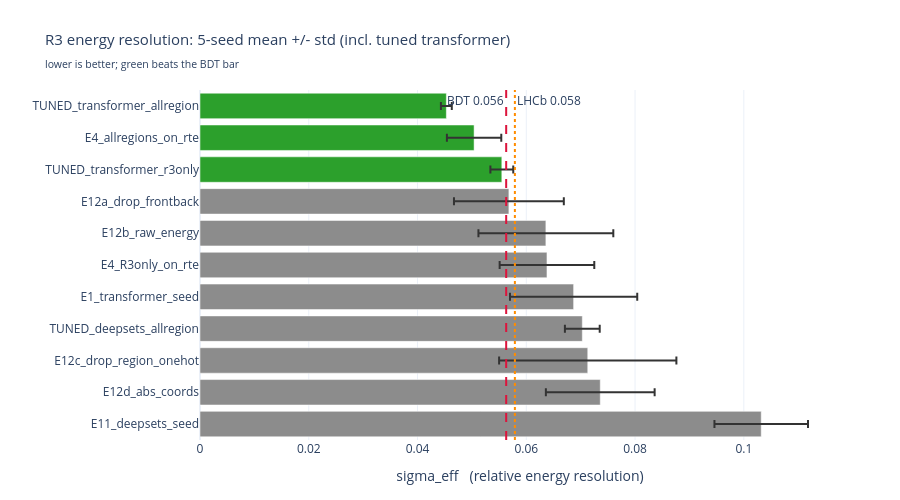

This figure's notebook cell:
### Markdown cell above
## Resolution comparison (interactive)

5-seed mean +/- std per experiment (lower is better). Green bars beat the BDT bar; the dashed and dotted lines mark the BDT and LHCb `total_energy` references. Saved to `reports/resolution_5seed.html` (interactive) and `.png`.

### Code cell
import json
import plotly.graph_objects as go
from pathlib import Path

repo = Path.cwd().resolve()
if repo.name == "notebooks":
    repo = repo.parent
rob = json.loads((repo / "reports" / "robustness.json").read_text())
full = json.loads((repo / "reports" / "experiment-results_gpu.json").read_text())["results"]

data = list(rob["robust"].items()) + [("E4_" + k, v) for k, v in rob["controlled_E4"].items()]
tuned = json.loads((repo / "reports" / "tuned_3x3_allregion.json").read_text())["tuned_transformer"]
abl = json.loads((repo / "reports" / "tuned_ablation.json").read_text())["ablation"]
data += [("TUNED_transformer_allregion", tuned),
         ("TUNED_transformer_r3only", abl["B_transformer_r3only"]),
         ("TUNED_deepsets_allregion", abl["C_deepsets_allregion"])]
data.sort(key=lambda kv: kv[1]["mean"])
labels = [k for k, _ in data]
means = [v["mean"] for _, v in data]
stds = [v["std"] for _, v in data]
bdt = full["E0b_BDT"]["sigma_eff"]
te = full["E0_B2_total_energy_calib"]["sigma_eff"]
colors = ["#2ca02c" if m < bdt else "#8c8c8c" for m in means]

fig = go.Figure(go.Bar(
    x=means, y=labels, orientation="h",
    error_x=dict(type="data", array=stds, color="#333"),
    marker_color=colors,
    hovertemplate="%{y}<br>sigma_eff = %{x:.4f}<extra></extra>"))
fig.add_vline(x=bdt, line_dash="dash", line_color="crimson",
              annotation_text=f"BDT {bdt:.3f}", annotation_position="top left")
fig.add_vline(x=te, line_dash="dot", line_color="darkorange",
              annotation_text=f"LHCb {te:.3f}", annotation_position="top right")
fig.update_layout(
    title=dict(text="R3 energy resolution: 5-seed mean +/- std (incl. tuned transformer)<br><sub>lower is better; green beats the BDT bar</sub>",
               font=dict(size=15)),
    xaxis_title="sigma_eff   (relative energy resolution)",
    template="plotly_white", width=900, height=500, margin=dict(l=200, r=60, t=90, b=60))
fig.update_yaxes(autorange="reversed")
fig.write_html(str(repo / "reports" / "resolution_5seed.html"))
try:
    fig.write_image(str(repo / "reports" / "resolution_5seed.png"), scale=2)
except Exception:
    pass
fig

### Figure 1 — Plotly figure (JSON) as saved in the notebook; plotly's stock layout.template omitted (floating-point values rounded to 4 significant figures)
{"data": [{"error_x": {"array": [0.001, 0.005, 0.0021, 0.0101, 0.0124, 0.0087, 0.0117, 0.0032, 0.0163, 0.01, 0.0086], "color": "#333", "type": "data"}, "hovertemplate": "%{y}<br>sigma_eff = %{x:.4f}<extra></extra>", "marker": {"color": ["#2ca02c", "#2ca02c", "#2ca02c", "#8c8c8c", "#8c8c8c", "#8c8c8c", "#8c8c8c", "#8c8c8c", "#8c8c8c", "#8c8c8c", "#8c8c8c"]}, "orientation": "h", "type": "bar", "x": [0.0453, 0.0504, 0.0555, 0.0568, 0.0636, 0.0638, 0.0687, 0.0703, 0.0713, 0.0736, 0.1032], "y": ["TUNED_transformer_allregion", "E4_allregions_on_rte", "TUNED_transformer_r3only", "E12a_drop_frontback", "E12b_raw_energy", "E4_R3only_on_rte", "E1_transformer_seed", "TUNED_deepsets_allregion", "E12c_drop_region_onehot", "E12d_abs_coords", "E11_deepsets_seed"]}], "layout": {"annotations": [{"showarrow": false, "text": "BDT 0.056", "x": 0.0563, "xanchor": "right", "xref": "x", "y": 1, "yanchor": "top", "yref": "y domain"}, {"showarrow": false, "text": "LHCb 0.058", "x": 0.0579, "xanchor": "left", "xref": "x", "y": 1, "yanchor": "top", "yref": "y domain"}], "height": 500, "margin": {"b": 60, "l": 200, "r": 60, "t": 90}, "shapes": [{"line": {"color": "crimson", "dash": "dash"}, "type": "line", "x0": 0.0563, "x1": 0.0563, "xref": "x", "y0": 0, "y1": 1, "yref": "y domain"}, {"line": {"color": "darkorange", "dash": "dot"}, "type": "line", "x0": 0.0579, "x1": 0.0579, "xref": "x", "y0": 0, "y1": 1, "yref": "y domain"}], "title": {"font": {"size": 15}, "text": "R3 energy resolution: 5-seed mean +/- std (incl. tuned transformer)<br><sub>lower is better; green beats the BDT bar</sub>"}, "width": 900, "xaxis": {"title": {"text": "sigma_eff   (relative energy resolution)"}}, "yaxis": {"autorange": "reversed"}}}
